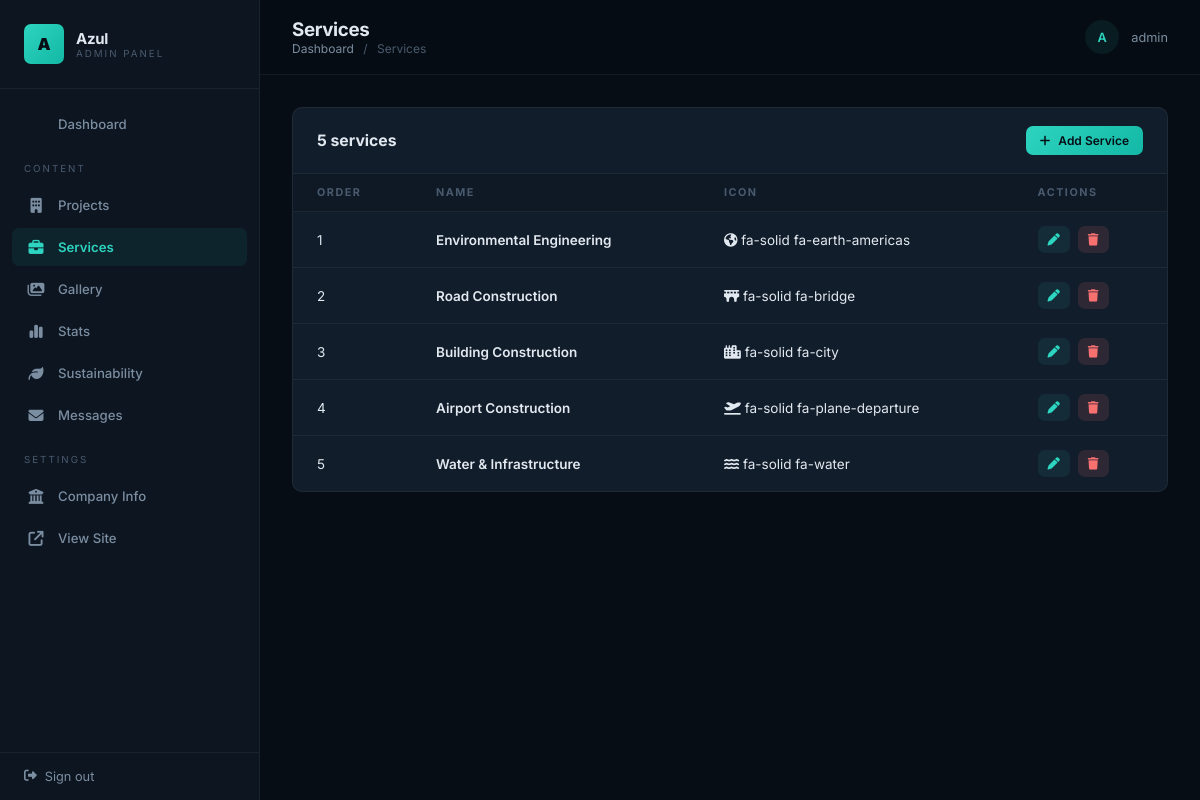
Page /manage/admin/services/ (signed in) on the committed database.
### core/models.py (models this page shows, shortened)
class Service(models.Model):
    name = models.CharField(max_length=200)
    slug = models.SlugField(unique=True, blank=True)
    description = models.TextField()
    short_description = models.CharField(max_length=300, blank=True)
    icon = models.CharField(max_length=50, help_text="Font Awesome icon class, e.g. 'fa-solid fa-building'")
    image = models.ImageField(upload_to='services/', blank=True, null=True)
    order = models.PositiveIntegerField(default=0)
    class Meta:
        ordering = ['order']

### dashboard/views.py (the view)
# urls.py: path('services/', views.service_list, name='dashboard_services'),
@login_required(login_url='dashboard_login')
@superuser_required
def service_list(request):
    services = Service.objects.all()
    return render(request, 'dashboard/services/list.html', {'services': services})

### core/context_processors.py (called while the page is built)
def company_context(request):
    return {'company': CompanyInfo.objects.first()}

### dashboard/views.py (called while the page is built)
def superuser_required(view_func):
    return user_passes_test(lambda u: u.is_superuser, login_url='dashboard_login')(view_func)

### templates/dashboard/services/list.html (shortened to what this page needs)
{% extends 'dashboard/base.html' %}
{% block header_title %}Services{% endblock %}
{% block breadcrumb %}<a href="{% url 'dashboard_home' %}">Dashboard</a> <span>/</span> Services{% endblock %}
{% block dashboard_content %}
<div class="table-wrapper">
    <div class="table-toolbar">
        <span class="table-toolbar__title">{{ services.count }} service{{ services.count|pluralize }}</span>
        <a href="{% url 'dashboard_service_create' %}" class="btn btn--primary btn--sm">
            <i class="fa-solid fa-plus"></i> Add Service
        </a>
    </div>
    {% if services %}
    <table>
        <thead>
            <tr>
                <th>Order</th>
                <th>Name</th>
                <th>Icon</th>
                <th>Actions</th>
            </tr>
        </thead>
        <tbody>
            {% for service in services %}
            <tr>
                <td>{{ service.order }}</td>
                <td style="font-weight: 600;">{{ service.name }}</td>
                <td><i class="{{ service.icon }}"></i> {{ service.icon }}</td>
                <td>
                    <div class="table-actions">
                        <a href="{% url 'dashboard_service_edit' service.pk %}" class="edit"><i class="fa-solid fa-pen"></i></a>
                        <a href="{% url 'dashboard_service_delete' service.pk %}" class="delete" onclick="return confirm('Delete this service?')"><i class="fa-solid fa-trash"></i></a>
                    </div>
                </td>
            </tr>
            {% endfor %}
        </tbody>
    </table>
    {% else %}
    <div class="empty"><i class="fa-solid fa-folder-open"></i><p>No services yet.</p></div>
    {% endif %}
</div>
{% endblock %}

### templates/dashboard/base.html (shortened to what this page needs)
<!DOCTYPE html>
<html lang="en">
<head>
    <link rel="stylesheet" href="https://cdnjs.cloudflare.com/ajax/libs/font-awesome/6.5.1/css/all.min.css">
</head>
<body>
    <aside class="sidebar">
        <div class="sidebar__brand">
            <div class="sidebar__brand-icon">A</div>
            <div>
                <div class="sidebar__brand-text">Azul</div>
                <div class="sidebar__brand-sub">Admin Panel</div>
            </div>
        </div>
        <nav class="sidebar__nav">
            <a href="{% url 'dashboard_home' %}" class="sidebar__link {% if request.resolver_match.url_name == 'dashboard_home' %}active{% endif %}">
                 Dashboard
            </a>
            <div class="sidebar__section">Content</div>
            <a href="{% url 'dashboard_projects' %}" class="sidebar__link {% if 'project' in request.resolver_match.url_name %}active{% endif %}">
                <i class="fa-solid fa-building"></i> Projects
            </a>
            <a href="{% url 'dashboard_services' %}" class="sidebar__link {% if 'service' in request.resolver_match.url_name %}active{% endif %}">
                <i class="fa-solid fa-briefcase"></i> Services
            </a>
            <a href="{% url 'dashboard_gallery' %}" class="sidebar__link {% if 'gallery' in request.resolver_match.url_name %}active{% endif %}">
                <i class="fa-solid fa-images"></i> Gallery
            </a>
            <a href="{% url 'dashboard_stats' %}" class="sidebar__link {% if 'stat' in request.resolver_match.url_name %}active{% endif %}">
                <i class="fa-solid fa-chart-simple"></i> Stats
            </a>
            <a href="{% url 'dashboard_sustainability' %}" class="sidebar__link {% if 'sustainability' in request.resolver_match.url_name %}active{% endif %}">
                <i class="fa-solid fa-leaf"></i> Sustainability
            </a>
            <a href="{% url 'dashboard_contact_messages' %}" class="sidebar__link {% if 'message' in request.resolver_match.url_name %}active{% endif %}">
                <i class="fa-solid fa-envelope"></i> Messages
            </a>
            <div class="sidebar__section">Settings</div>
            <a href="{% url 'dashboard_company' %}" class="sidebar__link {% if 'company' in request.resolver_match.url_name %}active{% endif %}">
                <i class="fa-solid fa-building-columns"></i> Company Info
            </a>
            <a href="{% url 'home' %}" class="sidebar__link" target="_blank">
                <i class="fa-solid fa-arrow-up-right-from-square"></i> View Site
            </a>
        </nav>
        <div class="sidebar__footer">
            <a href="{% url 'dashboard_logout' %}">
                <i class="fa-solid fa-right-from-bracket"></i> Sign out
            </a>
        </div>
    </aside>
    <div class="main">
        <header class="main__header">
            <div>
                <h1 class="main__title">{% block header_title %}Dashboard{% endblock %}</h1>
                <div class="main__breadcrumb">{% block breadcrumb %}{% endblock %}</div>
            </div>
            <div class="main__user">
                <div class="main__user-avatar">{{ request.user.username|first|upper }}</div>
                {{ request.user.username }}
            </div>
        </header>
        <div class="main__content">
            {% block dashboard_content %}{% endblock %}
        </div>
    </div>
</body>
</html>

### rows in the picture
Service: order "1", name "Environmental Engineering", icon "fa-solid fa-earth-americas"
Service: order "2", name "Road Construction", icon "fa-solid fa-bridge"
Service: order "3", name "Building Construction", icon "fa-solid fa-city"
Service: order "4", name "Airport Construction", icon "fa-solid fa-plane-departure"
Service: order "5", name "Water & Infrastructure", icon "fa-solid fa-water"

### other values in the picture
{{ request.user.username|first|upper }} "A"
{{ request.user.username }} "admin"
{{ services.count }} "5"
